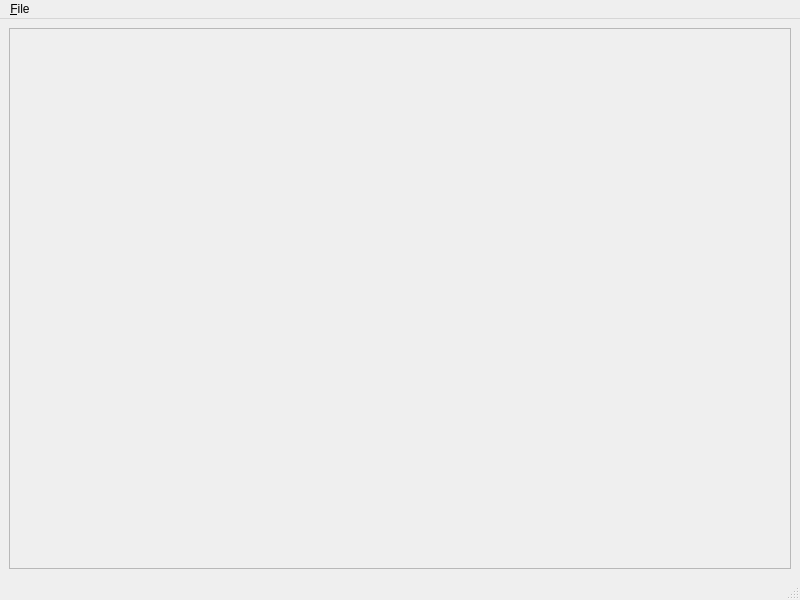
<?xml version="1.0" encoding="UTF-8"?>
<ui version="4.0">
 <class>MainWindow</class>
 <widget class="QMainWindow" name="MainWindow">
  <property name="geometry">
   <rect>
    <x>0</x>
    <y>0</y>
    <width>800</width>
    <height>600</height>
   </rect>
  </property>
  <property name="windowTitle">
   <string>MainWindow</string>
  </property>
  <widget class="QWidget" name="centralwidget">
   <layout class="QVBoxLayout" name="verticalLayout">
    <item>
     <widget class="QcwTabFolder" name="tabFolder">
      <property name="frameShape">
       <enum>QFrame::Shape::StyledPanel</enum>
      </property>
      <property name="frameShadow">
       <enum>QFrame::Shadow::Raised</enum>
      </property>
     </widget>
    </item>
   </layout>
  </widget>
  <widget class="QMenuBar" name="menubar">
   <property name="geometry">
    <rect>
     <x>0</x>
     <y>0</y>
     <width>800</width>
     <height>33</height>
    </rect>
   </property>
   <widget class="QMenu" name="menu_File">
    <property name="title">
     <string>&amp;File</string>
    </property>
    <addaction name="actionOpenFiles"/>
    <addaction name="separator"/>
    <addaction name="actionSave"/>
    <addaction name="separator"/>
    <addaction name="action_Preferences"/>
    <addaction name="separator"/>
    <addaction name="actionExit"/>
   </widget>
   <addaction name="menu_File"/>
  </widget>
  <widget class="QStatusBar" name="statusbar"/>
  <action name="actionOpenFiles">
   <property name="text">
    <string>&amp;Open Files...</string>
   </property>
   <property name="shortcut">
    <string>Ctrl+O</string>
   </property>
  </action>
  <action name="actionExit">
   <property name="text">
    <string>E&amp;xit</string>
   </property>
   <property name="shortcut">
    <string>Ctrl+W</string>
   </property>
  </action>
  <action name="actionSave">
   <property name="text">
    <string>&amp;Save</string>
   </property>
   <property name="shortcut">
    <string>Ctrl+S</string>
   </property>
  </action>
  <action name="action_Preferences">
   <property name="text">
    <string>&amp;Preferences...</string>
   </property>
  </action>
 </widget>
 <customwidgets>
  <customwidget>
   <class>QcwTabFolder</class>
   <extends>QFrame</extends>
   <header>QcwTabFolder.h</header>
   <container>1</container>
  </customwidget>
 </customwidgets>
 <resources/>
 <connections>
  <connection>
   <sender>actionExit</sender>
   <signal>triggered()</signal>
   <receiver>MainWindow</receiver>
   <slot>close()</slot>
   <hints>
    <hint type="sourcelabel">
     <x>-1</x>
     <y>-1</y>
    </hint>
    <hint type="destinationlabel">
     <x>399</x>
     <y>299</y>
    </hint>
   </hints>
  </connection>
 </connections>
</ui>
